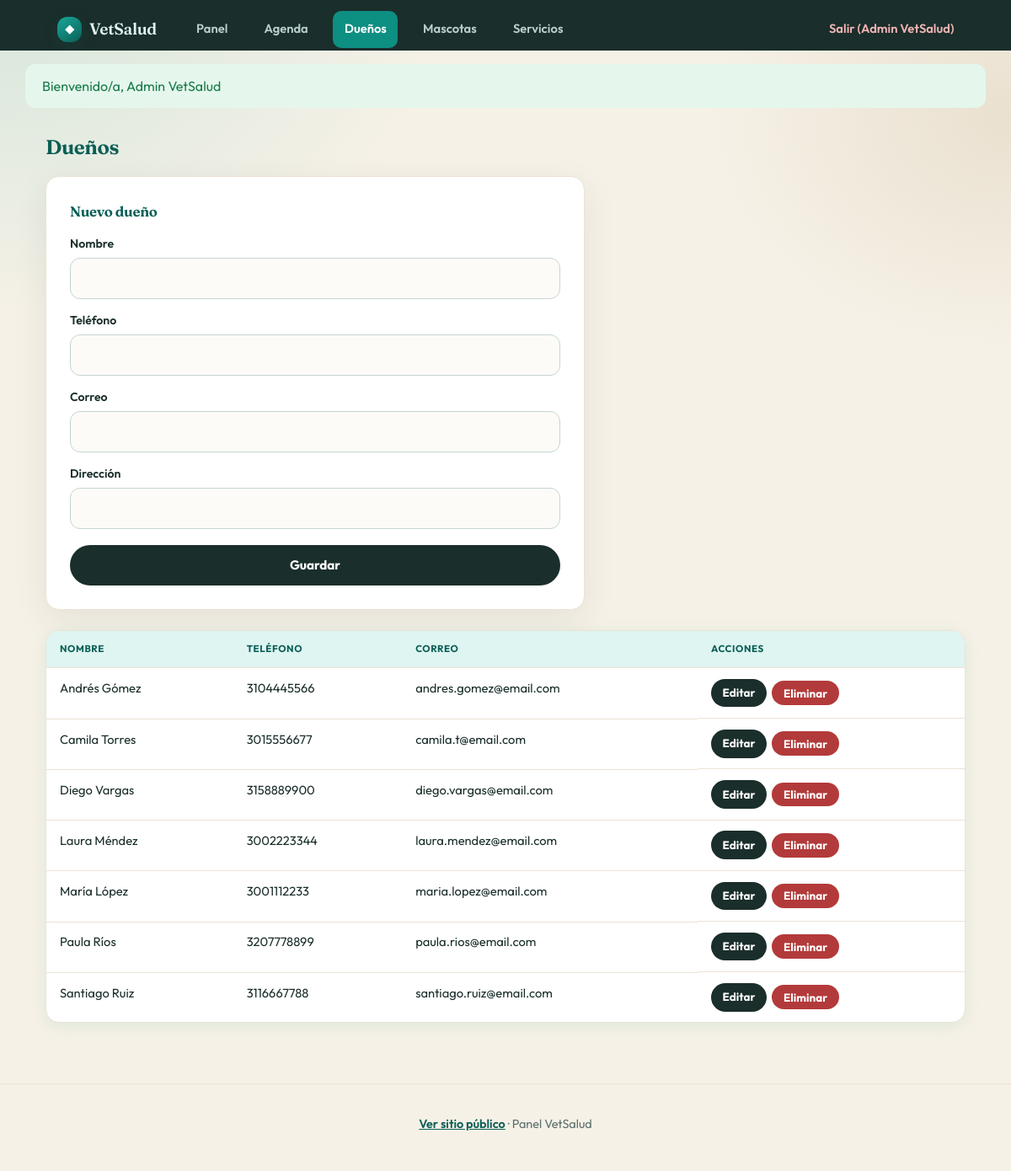
The page /admin/duenos.php (signed in) on the database its author committed.
### tables this page shows
CREATE TABLE dueno (
  id_dueno INT UNSIGNED AUTO_INCREMENT PRIMARY KEY,
  nombre VARCHAR(120) NOT NULL,
  telefono VARCHAR(20) NOT NULL,
  correo VARCHAR(150) NULL,
  direccion VARCHAR(255) NULL,
  UNIQUE KEY uk_dueno_telefono (telefono)
);

### includes/funciones.php (called while the page is built, shortened)
<?php
function e($texto) {
    return htmlspecialchars((string)$texto, ENT_QUOTES, 'UTF-8');
}

### admin/duenos.php (the view, shortened to what this page needs)
<?php
require_once __DIR__ . '/../includes/conexion.php';
require_once __DIR__ . '/../includes/funciones.php';
$editar = null;
$duenos = $mysqli->query('SELECT * FROM dueno ORDER BY nombre')->fetch_all(MYSQLI_ASSOC);
require __DIR__ . '/../includes/header_admin.php';
?>
<div class="toolbar">
    <h2>Dueños</h2>
</div>
<form method="post" class="form" style="margin-bottom:1.5rem">
    <h3><?= $editar ? 'Editar dueño' : 'Nuevo dueño' ?></h3>
    <label>Nombre <input name="nombre" required value="<?= e($editar['nombre'] ?? '') ?>"></label>
    <label>Teléfono <input name="telefono" required value="<?= e($editar['telefono'] ?? '') ?>"></label>
    <label>Correo <input type="email" name="correo" value="<?= e($editar['correo'] ?? '') ?>"></label>
    <label>Dirección <input name="direccion" value="<?= e($editar['direccion'] ?? '') ?>"></label>
    <button class="btn btn-primary" type="submit">Guardar</button>
</form>
<div class="tabla-wrap">
<table>
    <thead><tr><th>Nombre</th><th>Teléfono</th><th>Correo</th><th>Acciones</th></tr></thead>
    <tbody>
    <?php foreach ($duenos as $d): ?>
        <tr>
            <td><?= e($d['nombre']) ?></td>
            <td><?= e($d['telefono']) ?></td>
            <td><?= e($d['correo'] ?? '') ?></td>
            <td class="acciones">
                <a class="btn btn-sm btn-primary" href="?editar=<?= (int)$d['id_dueno'] ?>">Editar</a>
                <form method="post" onsubmit="return confirm('¿Eliminar dueño?')">
                    <button class="btn btn-sm btn-danger" type="submit">Eliminar</button>
                </form>
            </td>
        </tr>
    <?php endforeach; ?>
    </tbody>
</table>
</div>
<?php require __DIR__ . '/../includes/footer_admin.php'; ?>

### css/estilos.css (style rules this page uses)
:root { --aqua: #0d8f82; --aqua-mid: #1aa89a; --aqua-deep: #0a5f57; --aqua-mist: #dff5f1; --cream: #f6f1e7; --cream-warm: #ebe3d4; --sand: #e4d9c5; --ink: #1a2e2b; --muted: #5c6f6b; --white: #ffffff; --danger: #b33a3a; --ok: #1a7a4c; --warn: #9a6b12; --radius: 16px; --shadow: 0 12px 40px rgba(26, 46, 43, 0.08); --shadow-soft: 0 4px 20px rgba(13, 143, 130, 0.1); --font-display: "Fraunces", Georgia, serif; --font-body: "Outfit", "Source Sans 3", system-ui, sans-serif; --gutter: clamp(1rem, 3.5vw, 1.5rem); --content: 1140px; --touch: 44px; }
* { box-sizing: border-box; margin: 0; padding: 0; }
html { scroll-behavior: smooth; -webkit-text-size-adjust: 100%; }
body { font-family: var(--font-body); background: radial-gradient(ellipse 80% 50% at 0% 0%, rgba(26, 168, 154, 0.14), transparent 55%), radial-gradient(ellipse 60% 40% at 100% 10%, rgba(228, 217, 197, 0.7), transparent 50%), var(--cream); color: var(--ink); min-height: 100vh; line-height: 1.55; overflow-x: clip; }
h1, h2, h3, .brand { font-family: var(--font-display); font-weight: 650; letter-spacing: -0.02em; }
.btn { display: inline-flex; align-items: center; justify-content: center; gap: 0.35rem; border: none; border-radius: 999px; padding: 0.75rem 1.35rem; font-weight: 700; text-decoration: none; cursor: pointer; font-family: inherit; font-size: 0.95rem; transition: transform 0.15s, background 0.2s, box-shadow 0.2s; }
.btn-primary { background: var(--ink); color: white; }
.btn-sm { padding: 0.4rem 0.85rem; font-size: 0.84rem; }
.btn-danger { background: var(--danger); color: white; }
.form { background: white; border-radius: var(--radius); padding: clamp(1.15rem, 3vw, 1.75rem); border: 1px solid var(--cream-warm); max-width: 640px; width: 100%; display: grid; gap: 0.9rem; box-shadow: var(--shadow); }
.form h3 { color: var(--aqua-deep); font-size: 1.05rem; padding-top: 0.35rem; border-top: 1px solid var(--cream-warm); margin-top: 0.25rem; }
.form h3:first-of-type { border-top: none; padding-top: 0; margin-top: 0; }
.form label { font-weight: 600; font-size: 0.88rem; display: grid; gap: 0.35rem; }
.form input, .form select, .form textarea { width: 100%; min-height: var(--touch); padding: 0.7rem 0.85rem; border: 1px solid #c5d5d1; border-radius: 12px; font: inherit; font-size: 1rem; background: #fcfbf8; transition: border-color 0.15s, outline 0.15s; appearance: none; -webkit-appearance: none; }
.form > .btn[type="submit"], .form > button.btn { width: 100%; min-height: calc(var(--touch) + 4px); margin-top: 0.25rem; }
.tabla-wrap { overflow-x: auto; background: white; border-radius: var(--radius); border: 1px solid var(--cream-warm); box-shadow: var(--shadow-soft); }
table { width: 100%; border-collapse: collapse; }
th, td { text-align: left; padding: 0.8rem 1rem; border-bottom: 1px solid var(--cream-warm); font-size: 0.92rem; vertical-align: top; }
th { background: var(--aqua-mist); color: var(--aqua-deep); font-size: 0.72rem; text-transform: uppercase; letter-spacing: 0.05em; }
tr:last-child td { border-bottom: none; }
.acciones { display: flex; gap: 0.4rem; flex-wrap: wrap; align-items: center; }
.toolbar { display: flex; justify-content: space-between; align-items: center; gap: 1rem; margin-bottom: 1rem; flex-wrap: wrap; }
.toolbar h2 { color: var(--aqua-deep); }

### rows shown on the page
dueno: nombre "Andrés Gómez", telefono "3104445566", correo "andres.gomez@email.com"
dueno: nombre "Camila Torres", telefono "3015556677", correo "camila.t@email.com"
dueno: nombre "Diego Vargas", telefono "3158889900", correo "diego.vargas@email.com"
dueno: nombre "Laura Méndez", telefono "3002223344", correo "laura.mendez@email.com"
dueno: nombre "María López", telefono "3001112233", correo "maria.lopez@email.com"
dueno: nombre "Paula Ríos", telefono "3207778899", correo "paula.rios@email.com"
dueno: nombre "Santiago Ruiz", telefono "3116667788", correo "santiago.ruiz@email.com"

### other values the page prints
$nombreAdmin "Admin VetSalud"
$mensaje "Bienvenido/a, Admin VetSalud"
